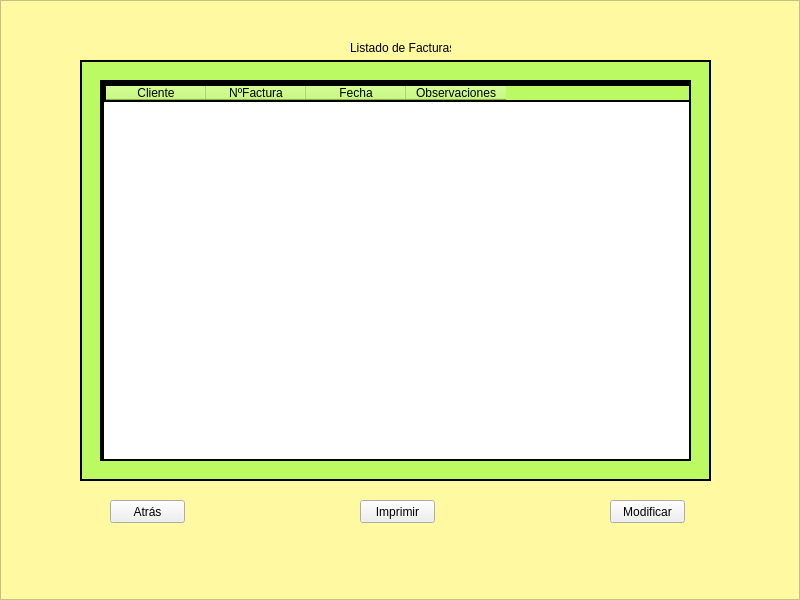
<?xml version="1.0" encoding="UTF-8"?>
<ui version="4.0">
 <class>Form</class>
 <widget class="QWidget" name="Form">
  <property name="geometry">
   <rect>
    <x>0</x>
    <y>0</y>
    <width>800</width>
    <height>600</height>
   </rect>
  </property>
  <property name="minimumSize">
   <size>
    <width>800</width>
    <height>600</height>
   </size>
  </property>
  <property name="maximumSize">
   <size>
    <width>800</width>
    <height>600</height>
   </size>
  </property>
  <property name="windowTitle">
   <string>Form</string>
  </property>
  <widget class="QFrame" name="frame">
   <property name="geometry">
    <rect>
     <x>0</x>
     <y>0</y>
     <width>800</width>
     <height>600</height>
    </rect>
   </property>
   <property name="minimumSize">
    <size>
     <width>800</width>
     <height>600</height>
    </size>
   </property>
   <property name="styleSheet">
    <string notr="true">QFrame{background-color:#fff9a2;}</string>
   </property>
   <property name="frameShape">
    <enum>QFrame::StyledPanel</enum>
   </property>
   <property name="frameShadow">
    <enum>QFrame::Raised</enum>
   </property>
   <widget class="QLabel" name="label">
    <property name="geometry">
     <rect>
      <x>350</x>
      <y>40</y>
      <width>101</width>
      <height>16</height>
     </rect>
    </property>
    <property name="text">
     <string>Listado de Facturas</string>
    </property>
   </widget>
   <widget class="QPushButton" name="buttonAtras">
    <property name="geometry">
     <rect>
      <x>110</x>
      <y>500</y>
      <width>75</width>
      <height>23</height>
     </rect>
    </property>
    <property name="text">
     <string>Atrás</string>
    </property>
   </widget>
   <widget class="QPushButton" name="buttonAceptar">
    <property name="geometry">
     <rect>
      <x>610</x>
      <y>500</y>
      <width>75</width>
      <height>23</height>
     </rect>
    </property>
    <property name="text">
     <string>Modificar</string>
    </property>
   </widget>
   <widget class="QFrame" name="frame_2">
    <property name="geometry">
     <rect>
      <x>80</x>
      <y>60</y>
      <width>631</width>
      <height>421</height>
     </rect>
    </property>
    <property name="styleSheet">
     <string notr="true">QFrame{background-color:#bbfa62;
border: 2px solid black;
}</string>
    </property>
    <property name="frameShape">
     <enum>QFrame::StyledPanel</enum>
    </property>
    <property name="frameShadow">
     <enum>QFrame::Raised</enum>
    </property>
    <widget class="QScrollArea" name="scrollArea">
     <property name="geometry">
      <rect>
       <x>20</x>
       <y>20</y>
       <width>591</width>
       <height>381</height>
      </rect>
     </property>
     <property name="widgetResizable">
      <bool>true</bool>
     </property>
     <widget class="QWidget" name="scrollAreaWidgetContents_2">
      <property name="geometry">
       <rect>
        <x>0</x>
        <y>0</y>
        <width>587</width>
        <height>377</height>
       </rect>
      </property>
      <property name="styleSheet">
       <string notr="true">&lt;?xml version=&quot;1.0&quot; encoding=&quot;UTF-8&quot;?&gt;
&lt;ui version=&quot;4.0&quot;&gt;
 &lt;widget name=&quot;__qt_fake_top_level&quot;&gt;
  &lt;widget class=&quot;QScrollArea&quot; name=&quot;scrollArea&quot;&gt;
   &lt;property name=&quot;geometry&quot;&gt;
    &lt;rect&gt;
     &lt;x&gt;110&lt;/x&gt;
     &lt;y&gt;70&lt;/y&gt;
     &lt;width&gt;581&lt;/width&gt;
     &lt;height&gt;391&lt;/height&gt;
    &lt;/rect&gt;
   &lt;/property&gt;
   &lt;property name=&quot;widgetResizable&quot;&gt;
    &lt;bool&gt;true&lt;/bool&gt;
   &lt;/property&gt;
   &lt;widget class=&quot;QWidget&quot; name=&quot;scrollAreaWidgetContents&quot;&gt;
    &lt;property name=&quot;geometry&quot;&gt;
     &lt;rect&gt;
      &lt;x&gt;0&lt;/x&gt;
      &lt;y&gt;0&lt;/y&gt;
      &lt;width&gt;579&lt;/width&gt;
      &lt;height&gt;389&lt;/height&gt;
     &lt;/rect&gt;
    &lt;/property&gt;
    &lt;widget class=&quot;QListWidget&quot; name=&quot;listClientes&quot;&gt;
     &lt;property name=&quot;geometry&quot;&gt;
      &lt;rect&gt;
       &lt;x&gt;0&lt;/x&gt;
       &lt;y&gt;0&lt;/y&gt;
       &lt;width&gt;581&lt;/width&gt;
       &lt;height&gt;391&lt;/height&gt;
      &lt;/rect&gt;
     &lt;/property&gt;
    &lt;/widget&gt;
   &lt;/widget&gt;
  &lt;/widget&gt;
 &lt;/widget&gt;
 &lt;resources/&gt;
&lt;/ui&gt;
</string>
      </property>
      <widget class="QTableWidget" name="tableWidget">
       <property name="geometry">
        <rect>
         <x>0</x>
         <y>0</y>
         <width>591</width>
         <height>381</height>
        </rect>
       </property>
       <property name="styleSheet">
        <string notr="true">QTableWidget{background-color:white;}</string>
       </property>
       <property name="editTriggers">
        <set>QAbstractItemView::NoEditTriggers</set>
       </property>
       <property name="alternatingRowColors">
        <bool>true</bool>
       </property>
       <property name="selectionMode">
        <enum>QAbstractItemView::SingleSelection</enum>
       </property>
       <property name="selectionBehavior">
        <enum>QAbstractItemView::SelectRows</enum>
       </property>
       <property name="textElideMode">
        <enum>Qt::ElideLeft</enum>
       </property>
       <property name="showGrid">
        <bool>false</bool>
       </property>
       <property name="gridStyle">
        <enum>Qt::NoPen</enum>
       </property>
       <property name="sortingEnabled">
        <bool>true</bool>
       </property>
       <column>
        <property name="text">
         <string>Cliente</string>
        </property>
       </column>
       <column>
        <property name="text">
         <string>NºFactura</string>
        </property>
       </column>
       <column>
        <property name="text">
         <string>Fecha</string>
        </property>
       </column>
       <column>
        <property name="text">
         <string>Observaciones</string>
        </property>
       </column>
      </widget>
     </widget>
    </widget>
    <zorder>scrollArea</zorder>
    <zorder>buttonAtras</zorder>
   </widget>
   <widget class="QPushButton" name="buttonImprimir">
    <property name="geometry">
     <rect>
      <x>360</x>
      <y>500</y>
      <width>75</width>
      <height>23</height>
     </rect>
    </property>
    <property name="text">
     <string>Imprimir</string>
    </property>
   </widget>
  </widget>
 </widget>
 <resources/>
 <connections>
  <connection>
   <sender>buttonAtras</sender>
   <signal>clicked()</signal>
   <receiver>Form</receiver>
   <slot>lanzarPrincipal()</slot>
   <hints>
    <hint type="sourcelabel">
     <x>144</x>
     <y>512</y>
    </hint>
    <hint type="destinationlabel">
     <x>-3</x>
     <y>501</y>
    </hint>
   </hints>
  </connection>
  <connection>
   <sender>buttonAceptar</sender>
   <signal>clicked()</signal>
   <receiver>Form</receiver>
   <slot>lanzarDetallesFactura()</slot>
   <hints>
    <hint type="sourcelabel">
     <x>655</x>
     <y>508</y>
    </hint>
    <hint type="destinationlabel">
     <x>-2</x>
     <y>447</y>
    </hint>
   </hints>
  </connection>
  <connection>
   <sender>buttonImprimir</sender>
   <signal>clicked()</signal>
   <receiver>Form</receiver>
   <slot>lanzarImprimir()</slot>
   <hints>
    <hint type="sourcelabel">
     <x>394</x>
     <y>515</y>
    </hint>
    <hint type="destinationlabel">
     <x>-3</x>
     <y>309</y>
    </hint>
   </hints>
  </connection>
  <connection>
   <sender>tableWidget</sender>
   <signal>doubleClicked(QModelIndex)</signal>
   <receiver>Form</receiver>
   <slot>lanzarDetallesFactura()</slot>
   <hints>
    <hint type="sourcelabel">
     <x>193</x>
     <y>184</y>
    </hint>
    <hint type="destinationlabel">
     <x>-3</x>
     <y>166</y>
    </hint>
   </hints>
  </connection>
 </connections>
 <slots>
  <slot>lanzarPrincipal()</slot>
  <slot>lanzarImprimir()</slot>
  <slot>lanzarDetallesFactura()</slot>
 </slots>
</ui>
